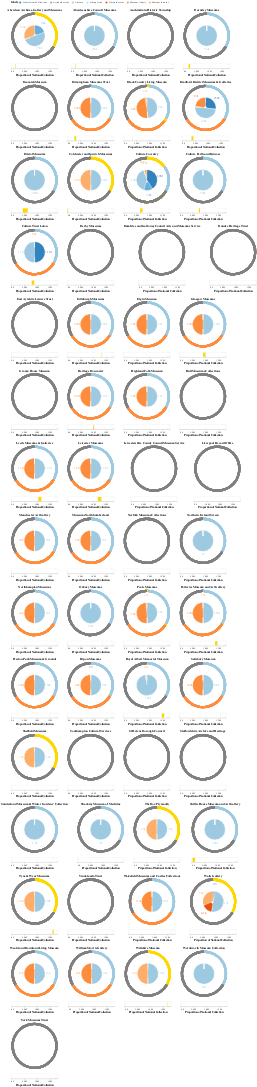

The code cell stored with this chart in its notebook:
### Markdown cell above
# Regional Institutions Overview

### Code cell
row_count = 0
row_graphs = []
grid_graphs = []

for i, institution in regional_institutions_df.sort_values(by=["institution"]).iterrows():
    institution_name = institution["institution"]
    title = alt.TitleParams(institution_name, anchor='middle')
    row_df = pd.DataFrame(
       {"institution": institution_name,
        "values": [
             institution["artefacts"],
            institution["objects"], institution["library_items"], institution["archive_items"],
            institution["object_records"], institution["library_records"], institution["archive_records"]],
       "calculated": [
            min(institution["object_records"] + institution["library_records"] + institution["archive_records"], institution["artefacts"]),
            institution["artefacts"],
            min(institution["object_records"], institution["objects"]), institution["objects"],
            min(institution["library_records"], institution["library_items"]), institution["library_items"],
         institution["archive_items"] ],
            "labels": ["Artefacts", 
                                  "Museum Objects", 
                                  "Library Items",
                                  "Archive Items/Collections", 
                                  "Museum Records", 
                                  "Library Records", "Archive Records"],
            "labels_calculated": [ "Artefacts Catalogued", "Artefacts", "Objects Catalogued", "Objects",
                                  "Library Items Catalogued", "Library Items",
                                   "Archive Items"]
            })

    # Ring gives summary of cataloguing progress
    #ring = alt.Chart(row_df).mark_arc(innerRadius=90, outerRadius=100).encode(
    #  color="labels_calculated:N",
    #  theta="calculated",
    #)

    if institution["artefacts"] > 0:
     catalogued_records =  institution["object_records"] + institution["library_records"] + institution["archive_records"]
     if catalogued_records > 0:
         catalogued_proportion = min(catalogued_records / institution["artefacts"], 1) * 2.09
         ring1_complete = alt.Chart().mark_arc(
             tooltip=f'Catalogued Artefacts: {catalogued_records}',
             innerRadius=90, outerRadius=100,theta=0,color="gold", 
                                theta2=catalogued_proportion - 0.02)
         if catalogued_proportion < 2.09:
           ring1_remaining = alt.Chart().mark_arc(innerRadius=90, outerRadius=100,theta=catalogued_proportion,color="#9ecae1", 
                                                  theta2=2.07,
                                                  tooltip=f'Total Artefacts: {institution["artefacts"]}')
         else:
           ring1_remaining = alt.Chart().mark_arc(innerRadius=90, outerRadius=100,theta=0,color="grey", theta2=0)
     else:
        ring1_complete = alt.Chart().mark_arc(innerRadius=90, outerRadius=100,theta=0,color="#9ecae1", theta2=0)
        ring1_remaining = alt.Chart().mark_arc(innerRadius=90, outerRadius=100,theta=0,theta2=2.07,color="#9ecae1",
                                               tooltip=f'Total Artefacts: {institution["artefacts"]}')
    else:
      ring1_complete = alt.Chart().mark_arc(innerRadius=90, outerRadius=100,theta=0,color="grey", theta2=0)
      ring1_remaining = alt.Chart().mark_arc(innerRadius=90, outerRadius=100,theta=0,theta2=2.07,color="grey",
                                             tooltip=f'Total Artefacts: {institution["artefacts"]}')


    if institution["objects"] > 0:
     catalogued_records =  institution["object_records"] 
     if catalogued_records > 0:
         catalogued_proportion = min(catalogued_records / institution["objects"], 1) * 2.09
         ring2_complete = alt.Chart().mark_arc(innerRadius=90, outerRadius=100,theta=2.09,color="gold",
                                               theta2=2.09 + catalogued_proportion - 0.02, 
                                                            tooltip=f'Catalogued Objects: {catalogued_records}')
         if catalogued_proportion < 2.09:
           ring2_remaining = alt.Chart().mark_arc(innerRadius=90, outerRadius=100,theta=2.09+ catalogued_proportion,color="#fd8d3c", 
                                                  theta2=4.16, tooltip=f'Total Objects: {institution["objects"]}')
     else:
        ring2_complete = alt.Chart().mark_arc(innerRadius=90, outerRadius=100,theta=2.09,color="#fd8d3c", theta2=2.09)
        ring2_remaining = alt.Chart().mark_arc(innerRadius=90, outerRadius=100,theta=2.09,theta2=4.16,color="#fd8d3c",
                                               tooltip=f'Total Objects: {institution["objects"]}')
    else:
      ring2_complete = alt.Chart().mark_arc(innerRadius=90, outerRadius=100,theta=2.09,color="grey", theta2=2.09)
      ring2_remaining = alt.Chart().mark_arc(innerRadius=90, outerRadius=100,theta=2.09,theta2=4.16,color="grey", 
                                             tooltip=f'Total Objects: {institution["objects"]}')  
        
#    ring2 = alt.Chart().mark_arc(innerRadius=90, outerRadius=100,theta=2.09,theta2=4.16,color="gray")

    if institution["library_items"] > 0:
     catalogued_records = institution["library_records"] 
     if catalogued_records > 0:
         catalogued_proportion = min(catalogued_records / institution["library_items"], 1) * 2.09
         ring3_complete = alt.Chart().mark_arc(innerRadius=90, outerRadius=100,
                                               theta=4.18,color="gold", 
                                               tooltip=f'Catalogued Library Items: {catalogued_records}',
                                               theta2=4.18 + catalogued_proportion - 0.02)
         if catalogued_proportion < 2.09:
           ring3_remaining = alt.Chart().mark_arc(innerRadius=90, outerRadius=100,theta=4.18+catalogued_proportion,color="#c6dbef", 
                                                  theta2=6.27, tooltip=f'Total Library Items: {institution["library_items"]}')
     else:
        ring3_complete = alt.Chart().mark_arc(innerRadius=90, outerRadius=100,theta=4.18,color="#c6dbef", theta2=4.18)
        ring3_remaining = alt.Chart().mark_arc(innerRadius=90, outerRadius=100,theta=4.18,theta2=6.27,
                                               color="#c6dbef", tooltip=f'Total Library Items: {institution["library_items"]}')
    else:
      ring3_complete = alt.Chart().mark_arc(innerRadius=90, outerRadius=100,theta=4.18,color="grey", theta2=4.18)
      ring3_remaining = alt.Chart().mark_arc(innerRadius=90, outerRadius=100,theta=4.18,theta2=6.27,color="grey",
                                             tooltip=f'Total Library Items: {institution["library_items"]}') 
        
#    ring3 = alt.Chart().mark_arc(innerRadius=90, outerRadius=100,theta=4.18,theta2=6.27,color="orange")

    # Petal graph ? gives summary of size of instution collections
    base1 = alt.Chart(row_df, width=160, title=title).encode(
      alt.Theta("values:Q").stack(True),
      alt.Radius("values").scale(type="sqrt", zero=True, rangeMin=20),
      tooltip='labels:N',
      color=alt.Color("labels:N", sort="ascending").legend(orient="top", titleOrient="left").scale(scheme="category20c"),
    ).properties(
      width=200,
      height=200
    )

#    text_complete = alt.Chart().mark_text().encode(
#        text=f"{institution['artefacts']}:Q")
#        text=alt.Text(institution["artefacts"]), color="gold").properties(width=100)
    
    petal_marks = base1.mark_arc(innerRadius=45, outerRadius=60, cornerRadius=5, 
                                 stroke="#fff")
    
#    petal_text = base1.mark_text(radiusOffset=58).encode(text="values:Q")
#    alt.FieldGTPredicate("values", 0), alt.Text('values:Q'), alt.value(''))

    petal_text = base1.mark_text(radiusOffset=58).encode(
        text=alt.condition(alt.FieldGTPredicate("values", 0), alt.Text('values:Q'), alt.value('')))

    # Bar at bottom indicates proportion of national collection this institution has
    bar = alt.Chart(regional_institutions_df, height=20, width=200).mark_bar().encode(
      alt.X("artefacts").title("Proportion of National Collection"),
      tooltip='artefacts',
      color=alt.condition(
        alt.FieldOneOfPredicate('institution', [institution_name]),
        alt.value('gold'),     
        alt.value('white')     
      )
    )
    
    institution_graph = alt.vconcat((petal_marks + petal_text + ring1_complete + 
                                     ring1_remaining + ring2_complete + ring2_remaining +
                                     ring3_remaining + ring3_complete), bar).resolve_scale(theta='independent')
    if row_count < 3:
        row_graphs.append(institution_graph)
        row_count += 1
    else:   
        row_graphs.append(institution_graph)
        grid_graphs.append(
            alt.hconcat(*row_graphs, spacing=40).resolve_scale(theta='shared'))
        row_count = 0
        row_graphs = []

if row_count > 0:
    grid_graphs.append(
            alt.hconcat(*row_graphs, spacing=40).resolve_scale(theta='shared'))

alt.vconcat(*grid_graphs).configure(numberFormat='.2s')
#alt.hconcat(*row_graphs, spacing=40).configure(numberFormat='.2s').resolve_scale(theta='shared')
